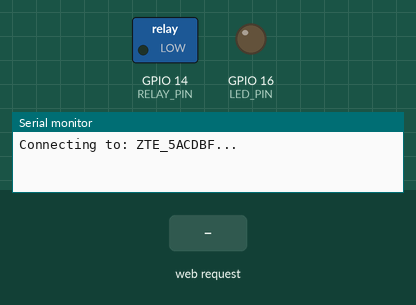
Bench run of a sketch on a simulated ESP8266 (NodeMCU). Shown: switched loads named in the sketch (green lamp = pin HIGH), output pins drawn as LEDs (lit = HIGH), the last lines printed to the serial monitor. Dashed ring = blinking. The inputs (shaded band) are chosen by the test bench. WiFi joins after 1.5 s; servers stay silent unless stated.

Above: at 2.1 s.
At 5.2 s:
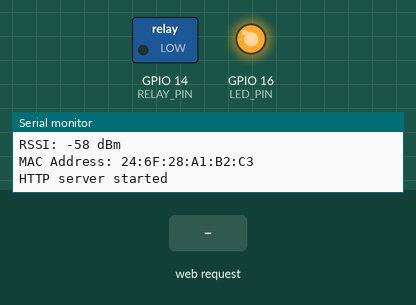
5.3 s: HTTP request GET /sezameOtvoriSe received
At 6.08 s:
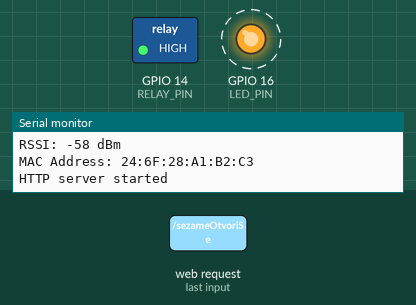
Timing chart, 0 to 8.3 s (numbered marks = the images above; inputs shaded):
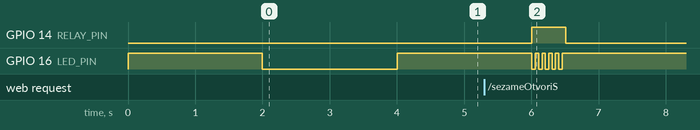

Measured:
- after the input at 5.3 s, GPIO 14 (RELAY_PIN): LOW → HIGH after 0.71 s, → LOW 0.50 s later; GPIO 16 (LED_PIN): alternates HIGH for 0.05 s and LOW for 0.05 s, 10 changes in all, then stays HIGH, starting after 0.71 s

The sketch:

sketch_jun5a.ino
```cpp
#include <ESP8266WiFi.h>
#include <ESP8266WebServer.h>
#include <ESP8266HTTPClient.h>

//static const uint8_t D0   = 16;
//static const uint8_t D1   = 5;
//static const uint8_t D2   = 4;
//static const uint8_t D3   = 0;
//static const uint8_t D4   = 2;
//static const uint8_t D5   = 14;
//static const uint8_t D6   = 12;
//static const uint8_t D7   = 13;
//static const uint8_t D8   = 15;

const char* SSID = "ZTE_5ACDBF";
const char* PASSWORD = "6WSU5JYD6E";

const int FLASH_COUNT = 5;
const int FLASH_DURATION = 50;

const uint8_t LED_PIN = 16;
const uint8_t RELAY_PIN = 14;

const char* serverName = "http://192.168.0.5:8086/test";
WiFiClient client;
int currentIterationCount = 0;
int timeToWait = 30; // 30 seconds.

ESP8266WebServer server(8086);

void setup()
{
  // Start the Serial communication to send messages to the computer.
  Serial.begin(115200);

  // Define pin functionality.
  pinMode(LED_PIN, OUTPUT);
  pinMode(RELAY_PIN, OUTPUT);

  // Default turn off LED and relay.
  toggleRelayPin(LOW);
  toggleLEDPin(HIGH);

  delay(2000);

  ConnectToWifi();

  // Enable watchdog timer
  ESP.wdtEnable(WDTO_8S);
}

void loop()
{
  if(WiFi.status() == WL_CONNECTED)
  {
    // Handle client.
    server.handleClient();
    SentTestGetRequest();
  }

  delay(1000);
}

void ConnectToWifi()
{
  // Visual signal connection has started.
  toggleLEDPin(LOW);

  //WiFi.mode (WIFI_STA);

    // Disable persistent storage for WiFi credentials
  WiFi.persistent(false);

  // Disable sleep modes
  wifi_set_sleep_type(NONE_SLEEP_T);
  WiFi.setSleepMode(WIFI_NONE_SLEEP);

  // Connect to the network.
  WiFi.begin(SSID, PASSWORD);

  // Notify user via message.s
  Serial.print("Connecting to: ");
  Serial.print(SSID);
  Serial.println("...");

  // Wait for the Wi-Fi to connect and write elapsed time.
  int i = 0;
  while (WiFi.status() != WL_CONNECTED) {
    delay(1000);
    Serial.print(++i); Serial.print(' ');
  }

  // Write success messages.
  Serial.println('\n');
  Serial.println("Connection established!");
  Serial.print("IP address:\t");
  Serial.println(WiFi.localIP());         // Send the IP address of the ESP8266 to the computer
  Serial.printf("RSSI: %d dBm\n", WiFi.RSSI());
  Serial.print("MAC Address: ");
  Serial.println(WiFi.macAddress());

  // Assign listening path.
  server.on("/sezameOtvoriSe", handleRoot);
  server.on("/test", handleTest);
  server.on("/watchdog", watchdogTimer);
  server.onNotFound(handleNotFound);
  server.begin();
  Serial.println("HTTP server started");

  // Visual signal can be turned off since we've completed.
  toggleLEDPin(HIGH);
}

void SentTestGetRequest()
{
  currentIterationCount ++;
  if(currentIterationCount < timeToWait)
  {
    //Serial.println("Too early...");
    return;
  }

  //Serial.println("Sending!");
  currentIterationCount = 0; // Reset.

  HTTPClient http;
  http.begin(client, serverName); // Specify the URL
  http.GET(); // Send the GET request
  http.end(); // End the request

}

void handleRoot()
{
  // Respond immediatelly.
  server.send(200, "text/plain", "Susedi, ide gas!");
  // Simulate relay press.
  toggleRelayPin(HIGH);
  // Flash the led so we have visual feedback as well.
  flashLED(FLASH_COUNT, FLASH_DURATION);
  // Simulate relay release.
  toggleRelayPin(LOW);
}

void handleTest()
{
  // Respond immediatelly.
  server.send(200, "text/plain", "Test successfull!");
}

void watchdogTimer()
{
  server.send(200, "text/plain", "Free heap: " + String(ESP.getFreeHeap()));
  // Reset the watchdog timer
  ESP.wdtFeed();
}

void handleNotFound()
{
  server.send(404, "text/plain", "Not found");
}

void flashLED(int flashCount, int delayValue)
{
  for(int i = 0; i < flashCount; i++)
  {
    toggleLEDPin(LOW);
    delay(delayValue);
    toggleLEDPin(HIGH);
    delay(delayValue);
  }
}

void toggleRelayPin(uint8 value)
{
  digitalWrite(RELAY_PIN, value);
}

void toggleLEDPin(uint8 value)
{
  digitalWrite(LED_PIN, value);
}
```
